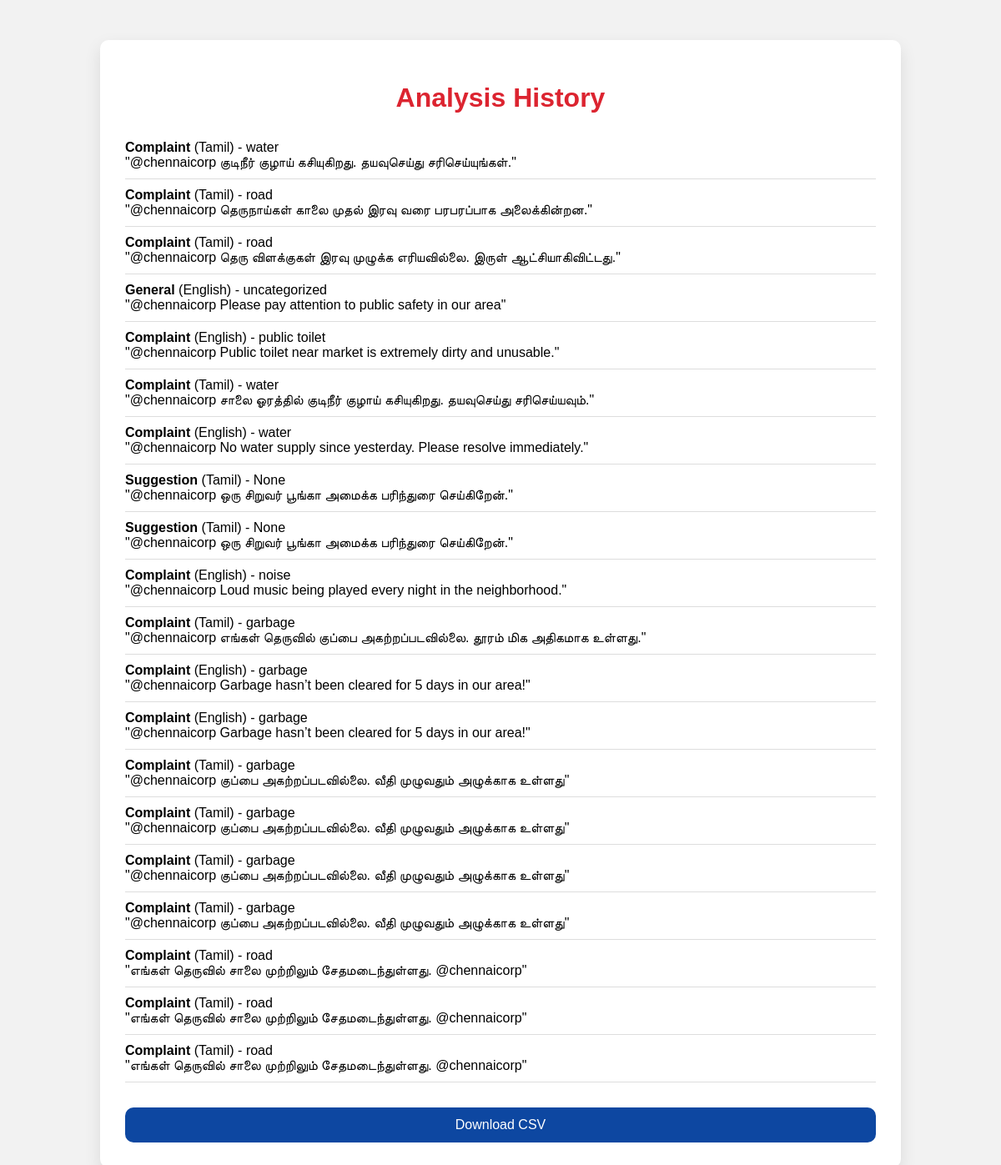
The page /history/ on the database its author committed.
### analyzer/models.py (models this page shows, shortened)
class AnalysisResult(models.Model):
    tweet_text = models.TextField()
    language = models.CharField(max_length=10, default='unknown')
    result_type = models.CharField(max_length=20)
    category = models.CharField(max_length=50, null=True, blank=True)
    explanation = models.TextField(null=True, blank=True)
    analyzed_at = models.DateTimeField(auto_now_add=True)

### analyzer/views.py (the view)
# urls.py: path('history/', history_view, name='history'),
def history_view(request):
    history = AnalysisResult.objects.order_by('-analyzed_at')[:20]
    return render(request, 'analyzer/history.html', {'history': history})

### analyzer/templates/analyzer/history.html (shortened to what this page needs)
<!DOCTYPE html>
<html>
<head>
</head>
<body>
<div class="container">
    <h1>Analysis History</h1>
    {% if history %}
        <ul>
            {% for item in history %}
                <li>
                    <strong>{{ item.result_type }}</strong> ({{ item.language }}) - {{ item.category|default:"None" }}<br>
                    "{{ item.tweet_text|truncatechars:100 }}"
                </li>
            {% endfor %}
        </ul>
    {% else %}
        <p>No analysis history found.</p>
    {% endif %}
    <a href="{% url 'download_csv' %}" class="download">Download CSV</a>
</div>
</body>
</html>

### analyzer/templates/analyzer/history.html (style rules this page uses)
body { font-family: 'Poppins', sans-serif; background: #f2f2f2; padding: 40px; }
.container { max-width: 900px; margin: auto; background: white; padding: 30px; border-radius: 10px; box-shadow: 0 8px 20px rgba(0,0,0,0.1); }
h1 { color: #dc2430; text-align: center; }
ul { list-style: none; padding: 0; }
li { border-bottom: 1px solid #ddd; padding: 10px 0; }
.download { display: block; margin-top: 30px; background: #0d47a1; color: white; text-align: center; padding: 12px; border-radius: 10px; text-decoration: none; }

### rows shown on the page
AnalysisResult: result_type "Complaint", language "Tamil", category "water", tweet_text "@chennaicorp குடிநீர் குழாய் கசியுகிறது. தயவுசெய்து சரிசெய்யுங்கள்."
AnalysisResult: result_type "Complaint", language "Tamil", category "road", tweet_text "@chennaicorp தெருநாய்கள் காலை முதல் இரவு வரை பரபரப்பாக அலைக்கின்றன."
AnalysisResult: result_type "Complaint", language "Tamil", category "road", tweet_text "@chennaicorp தெரு விளக்குகள் இரவு முழுக்க எரியவில்லை. இருள் ஆட்சியாகிவிட்டது."
AnalysisResult: result_type "General", language "English", category "uncategorized", tweet_text "@chennaicorp Please pay attention to public safety in our area"
AnalysisResult: result_type "Complaint", language "English", category "public toilet", tweet_text "@chennaicorp Public toilet near market is extremely dirty and unusable."
AnalysisResult: result_type "Complaint", language "Tamil", category "water", tweet_text "@chennaicorp சாலை ஓரத்தில் குடிநீர் குழாய் கசியுகிறது. தயவுசெய்து சரிசெய்யவும்."
AnalysisResult: result_type "Complaint", language "English", category "water", tweet_text "@chennaicorp No water supply since yesterday. Please resolve immediately."
AnalysisResult: result_type "Suggestion", language "Tamil", category "None", tweet_text "@chennaicorp ஒரு சிறுவர் பூங்கா அமைக்க பரிந்துரை செய்கிறேன்."
AnalysisResult: result_type "Suggestion", language "Tamil", category "None", tweet_text "@chennaicorp ஒரு சிறுவர் பூங்கா அமைக்க பரிந்துரை செய்கிறேன்."
AnalysisResult: result_type "Complaint", language "English", category "noise", tweet_text "@chennaicorp Loud music being played every night in the neighborhood."
AnalysisResult: result_type "Complaint", language "Tamil", category "garbage", tweet_text "@chennaicorp எங்கள் தெருவில் குப்பை அகற்றப்படவில்லை. தூரம் மிக அதிகமாக உள்ளது."
AnalysisResult: result_type "Complaint", language "English", category "garbage", tweet_text "@chennaicorp Garbage hasn’t been cleared for 5 days in our area!"
AnalysisResult: result_type "Complaint", language "English", category "garbage", tweet_text "@chennaicorp Garbage hasn’t been cleared for 5 days in our area!"
AnalysisResult: result_type "Complaint", language "Tamil", category "garbage", tweet_text "@chennaicorp குப்பை அகற்றப்படவில்லை. வீதி முழுவதும் அழுக்காக உள்ளது"
AnalysisResult: result_type "Complaint", language "Tamil", category "garbage", tweet_text "@chennaicorp குப்பை அகற்றப்படவில்லை. வீதி முழுவதும் அழுக்காக உள்ளது"
AnalysisResult: result_type "Complaint", language "Tamil", category "garbage", tweet_text "@chennaicorp குப்பை அகற்றப்படவில்லை. வீதி முழுவதும் அழுக்காக உள்ளது"
AnalysisResult: result_type "Complaint", language "Tamil", category "garbage", tweet_text "@chennaicorp குப்பை அகற்றப்படவில்லை. வீதி முழுவதும் அழுக்காக உள்ளது"
AnalysisResult: result_type "Complaint", language "Tamil", category "road", tweet_text "எங்கள் தெருவில் சாலை முற்றிலும் சேதமடைந்துள்ளது. @chennaicorp"
AnalysisResult: result_type "Complaint", language "Tamil", category "road", tweet_text "எங்கள் தெருவில் சாலை முற்றிலும் சேதமடைந்துள்ளது. @chennaicorp"
AnalysisResult: result_type "Complaint", language "Tamil", category "road", tweet_text "எங்கள் தெருவில் சாலை முற்றிலும் சேதமடைந்துள்ளது. @chennaicorp"
